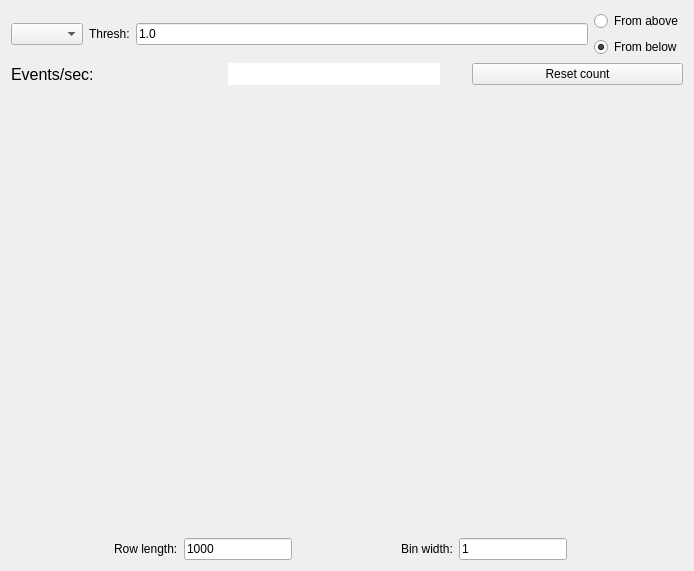
<?xml version="1.0" encoding="UTF-8"?>
<ui version="4.0">
 <class>EventViewer</class>
 <widget class="QWidget" name="EventViewer">
  <property name="geometry">
   <rect>
    <x>0</x>
    <y>0</y>
    <width>694</width>
    <height>571</height>
   </rect>
  </property>
  <property name="windowTitle">
   <string>Event Viewer</string>
  </property>
  <property name="windowIcon">
   <iconset>
    <normaloff>../../../../Dropbox/DynaSys/Logo.ico</normaloff>../../../../Dropbox/DynaSys/Logo.ico</iconset>
  </property>
  <layout class="QVBoxLayout" name="verticalLayout_2" stretch="0,0,1,0">
   <item>
    <layout class="QHBoxLayout" name="horizontalLayout_2">
     <item>
      <widget class="QComboBox" name="cmbDiffVars"/>
     </item>
     <item>
      <widget class="QLabel" name="label">
       <property name="text">
        <string>Thresh:</string>
       </property>
      </widget>
     </item>
     <item>
      <widget class="QLineEdit" name="edThresh">
       <property name="text">
        <string>1.0</string>
       </property>
      </widget>
     </item>
     <item>
      <layout class="QVBoxLayout" name="verticalLayout">
       <item>
        <widget class="QRadioButton" name="rbtnAbove">
         <property name="text">
          <string>From above</string>
         </property>
         <property name="checked">
          <bool>false</bool>
         </property>
         <attribute name="buttonGroup">
          <string notr="true">buttonGroup</string>
         </attribute>
        </widget>
       </item>
       <item>
        <widget class="QRadioButton" name="rbtnBelow">
         <property name="text">
          <string>From below</string>
         </property>
         <property name="checked">
          <bool>true</bool>
         </property>
         <attribute name="buttonGroup">
          <string notr="true">buttonGroup</string>
         </attribute>
        </widget>
       </item>
      </layout>
     </item>
    </layout>
   </item>
   <item>
    <layout class="QHBoxLayout" name="horizontalLayout">
     <item>
      <widget class="QLabel" name="label_2">
       <property name="font">
        <font>
         <pointsize>12</pointsize>
        </font>
       </property>
       <property name="text">
        <string>Events/sec:</string>
       </property>
      </widget>
     </item>
     <item>
      <widget class="QLabel" name="lblEventsPerSec">
       <property name="font">
        <font>
         <pointsize>12</pointsize>
        </font>
       </property>
       <property name="styleSheet">
        <string notr="true">background-color: rgb(255, 255, 255);</string>
       </property>
       <property name="text">
        <string/>
       </property>
      </widget>
     </item>
     <item>
      <widget class="QLabel" name="lblEvent">
       <property name="maximumSize">
        <size>
         <width>20</width>
         <height>20</height>
        </size>
       </property>
       <property name="text">
        <string/>
       </property>
      </widget>
     </item>
     <item>
      <widget class="QPushButton" name="btnReset">
       <property name="text">
        <string>Reset count</string>
       </property>
      </widget>
     </item>
    </layout>
   </item>
   <item>
    <widget class="DSPlot" name="qwtEventRate" native="true"/>
   </item>
   <item>
    <layout class="QHBoxLayout" name="horizontalLayout_3">
     <item>
      <spacer name="horizontalSpacer">
       <property name="orientation">
        <enum>Qt::Horizontal</enum>
       </property>
       <property name="sizeHint" stdset="0">
        <size>
         <width>40</width>
         <height>20</height>
        </size>
       </property>
      </spacer>
     </item>
     <item>
      <widget class="QLabel" name="lblRowLen">
       <property name="text">
        <string>Row length:</string>
       </property>
      </widget>
     </item>
     <item>
      <widget class="QLineEdit" name="edRowLen">
       <property name="text">
        <string>1000</string>
       </property>
      </widget>
     </item>
     <item>
      <spacer name="horizontalSpacer_3">
       <property name="orientation">
        <enum>Qt::Horizontal</enum>
       </property>
       <property name="sizeHint" stdset="0">
        <size>
         <width>40</width>
         <height>20</height>
        </size>
       </property>
      </spacer>
     </item>
     <item>
      <widget class="QLabel" name="label_3">
       <property name="text">
        <string>Bin width:</string>
       </property>
      </widget>
     </item>
     <item>
      <widget class="QLineEdit" name="edBinWidth">
       <property name="text">
        <string>1</string>
       </property>
      </widget>
     </item>
     <item>
      <spacer name="horizontalSpacer_2">
       <property name="orientation">
        <enum>Qt::Horizontal</enum>
       </property>
       <property name="sizeHint" stdset="0">
        <size>
         <width>40</width>
         <height>20</height>
        </size>
       </property>
      </spacer>
     </item>
     <item>
      <widget class="QLabel" name="lblNumRows">
       <property name="text">
        <string/>
       </property>
      </widget>
     </item>
    </layout>
   </item>
  </layout>
 </widget>
 <customwidgets>
  <customwidget>
   <class>DSPlot</class>
   <extends>QWidget</extends>
   <header location="global">gui/dsplot.h</header>
   <container>1</container>
  </customwidget>
 </customwidgets>
 <resources/>
 <connections/>
 <buttongroups>
  <buttongroup name="buttonGroup"/>
 </buttongroups>
</ui>
